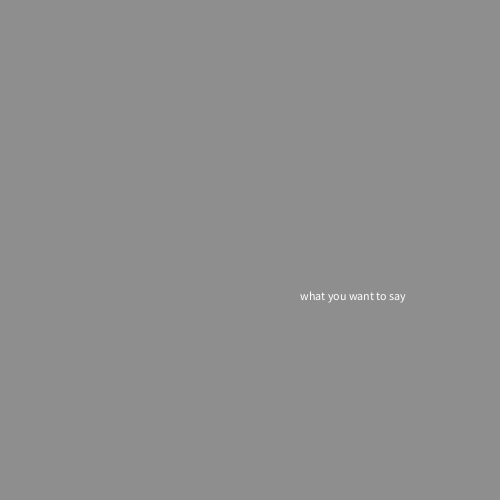
Frame 1 (no input)
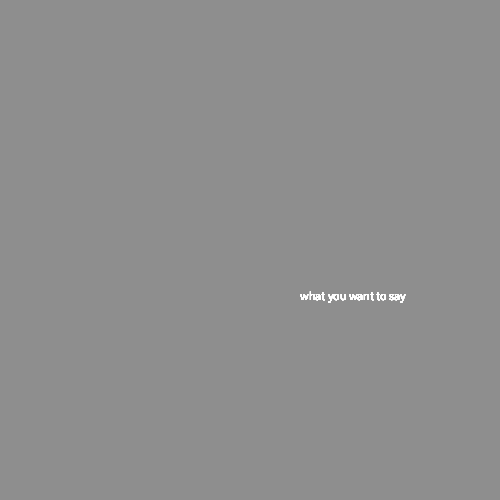
Frame 60 (the mouse pressed at the canvas centre just before this capture)
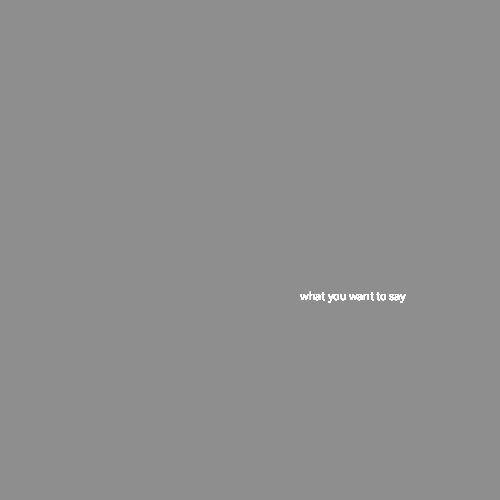
Frame 120 (the mouse held since frame 60 and released just before this capture)

The Processing sketch that drew these frames (run headless with seeded random() and noise(); from frame 60 on, the mouse is pressed at the canvas centre):

// Processing sketch: processing_30955
// ── processing_30955.pde

void setup() {  
    size(500,500);
   background(random(225));
   background(random(20));
   background(random(150));
}
 
void draw() {  
text("what you want to say", 300, 300);

}
   
 void mousePressed(){
 
 background(color(random(225),random(255),random(255)));

  }
